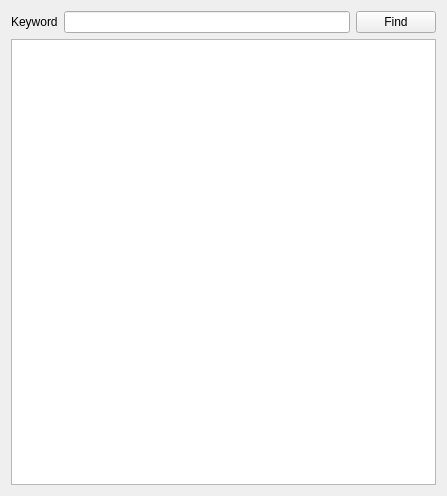
<?xml version="1.0" encoding="UTF-8"?>
<ui version="4.0">
 <class>TextFinder</class>
 <widget class="QWidget" name="TextFinder">
  <property name="geometry">
   <rect>
    <x>0</x>
    <y>0</y>
    <width>447</width>
    <height>496</height>
   </rect>
  </property>
  <property name="windowTitle">
   <string>TextFinder</string>
  </property>
  <layout class="QVBoxLayout" name="verticalLayout">
   <item>
    <layout class="QHBoxLayout" name="horizontalLayout">
     <item>
      <widget class="QLabel" name="label">
       <property name="text">
        <string>Keyword</string>
       </property>
      </widget>
     </item>
     <item>
      <widget class="QLineEdit" name="lineEdit"/>
     </item>
     <item>
      <widget class="QPushButton" name="FindButton">
       <property name="text">
        <string>Find</string>
       </property>
      </widget>
     </item>
    </layout>
   </item>
   <item>
    <widget class="QTextEdit" name="textEdit"/>
   </item>
  </layout>
 </widget>
 <resources/>
 <connections/>
</ui>
